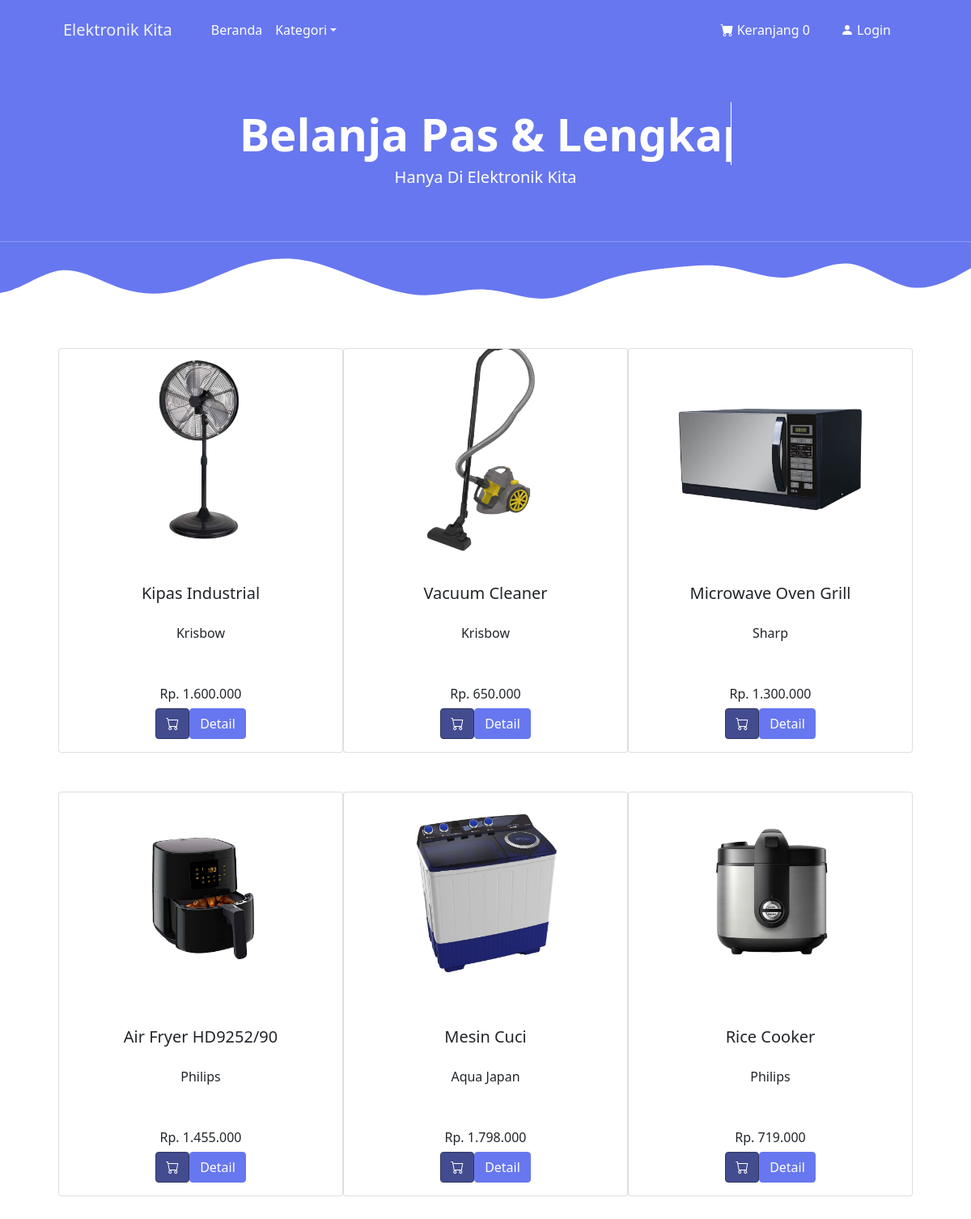
/index.php/pembeli/kategori/peralatan_rumah_tangga, run on the app's committed database.
### tables this page shows
CREATE TABLE `produk` (
  `id_produk` int(11) NOT NULL,
  `kode_kategori` varchar(120) NOT NULL,
  `merk` varchar(120) NOT NULL,
  `nama_produk` varchar(256) NOT NULL,
  `warna` varchar(20) NOT NULL,
  `tahun_terbit` varchar(4) NOT NULL,
  `deskripsi` varchar(256) NOT NULL,
  `harga` int(32) NOT NULL,
  `stok` int(32) NOT NULL,
  `image` varchar(256) DEFAULT 'produk-default-cover.jpg'
);

### application/controllers/pembeli/Kategori.php (called while the page is built, shortened)
<?php
class Kategori extends CI_Controller{
    public function peralatan_rumah_tangga()
    {
        $data['peralatan_rumah_tangga'] = $this->ModelKategori->data_peralatan_rumah_tangga()->result();
        $this->load->view('templates_pembeli/header');
        $this->load->view('templates_pembeli/topbar');
        $this->load->view('pembeli/kategori/peralatan_rumah_tangga', $data);
        $this->load->view('templates_pembeli/footer');
    }
}
?>

### index.php (called while the page is built, shortened)
<?php
require_once BASEPATH.'core/CodeIgniter.php';

### application/models/ModelKategori.php (called while the page is built, shortened)
<?php
class ModelKategori extends CI_Model {
    public function data_peralatan_rumah_tangga(){
        return $this->db->get_where("produk",array('kode_kategori' => 'prm'));
    }
}

### application/views/pembeli/kategori/peralatan_rumah_tangga.php (the view)
<div class="container fluid">
            <div class="row text-center mt-5 justify-content-center">
                <?php foreach ($peralatan_rumah_tangga as $prm) : ?>
                    <div class="card ml-5 mb-5 mr-2" style="width: 22rem;">
                        <div class="card2">
                            <img class="card-image" src="<?php echo base_url('assets/upload/') . $prm->image ?>" alt="" />
                        </div>
                        <div class="card-body">
                            <br>
                            <h5 class="card-title mb-1"><?php echo $prm->nama_produk ?></h5>
                            <br>
                            <h6><?php echo $prm->merk ?></h6><br>
                            <br>
                            <h6>Rp. <?php echo number_format($prm->harga, 0,',','.') ?></h6>
                            <?php
                                if ($prm->stok == "0") {
                                    echo "<div class='btn btn-danger' disable>Stok Kosong</div>";
                                }else {
                                    echo anchor('pembeli/dashboard/tambah_ke_keranjang/'.$prm->id_produk, '<div class="btn btn-warning2 bi-cart"></div>');
                                    echo anchor('pembeli/dashboard/detail_produk/'. $prm->id_produk,'<div class="btn btn-primary ">Detail</div>');
                                }
                            ?>
                        </div>
                    </div>
                <?php endforeach; ?>
            </div>
        </div>

### application/views/templates_pembeli/header.php (shortened to what this page needs)
<!DOCTYPE html>
<html lang="en">
    <head>
        <link href="https://cdn.jsdelivr.net/npm/bootstrap-icons@1.5.0/font/bootstrap-icons.css" rel="stylesheet" />
        <link href="<?php echo base_url('assets/assets_shop/');?>css/styles.css" rel="stylesheet" />
    </head>

### application/views/templates_pembeli/topbar.php (shortened to what this page needs)
<body>
    <nav class="navbar navbar-expand-lg navbar-light bg-light">
        <div class="container px-4 px-lg-5">
            <a class="navbar-brand" href="<?php echo base_url('welcome') ?>">Elektronik Kita</a>
            <div class="collapse navbar-collapse" id="navbarSupportedContent">
                <ul class="navbar-nav me-auto mb-2 mb-lg-0 ms-lg-4">
                    <li class="nav-item"><a class="nav-link" aria-current="page" href="<?php echo base_url('welcome') ?>">Beranda</a></li>
                    <li class="nav-item dropdown">
                        <a class="nav-link dropdown-toggle" id="navbarDropdown" href="#" role="button" data-bs-toggle="dropdown" aria-expanded="false">Kategori</a>
                    </li>
                </ul>
                <div class="navbar">
                    <form class="d-flex">
                            <a class="nav-link btn btn-outline-dark bi-cart-fill me-1 mr-2"
                                <?php $keranjang = '    Keranjang   '. $this->cart->total_items() ?>
                                <?php echo anchor('pembeli/dashboard/detail_keranjang/',$keranjang) ?>
                    </form>
                </div>
                <form>
                    <li class="nav-item dropdown">
                        <?php  if ($this->session->userdata('nama')) { ?>
                            <a class="nav-link dropdown-toggle bi bi-person-fill" id="navbarDropdown" role="button" data-bs-toggle="dropdown" aria-expanded="false" href="">    Selamat Datang, <b><?php echo $this->session->userdata('nama') ?></b></a>
                            <ul class="dropdown-menu dropdown-menu-right" aria-labelledby="navbarDropdown">
                                <li><a class="dropdown-item bi bi-person" href="<?php echo base_url('pembeli/DetailPembeli/detail_pembeli/'); ?>">    Profil Saya</a></li>
                                <li><a class="dropdown-item bi bi-box-arrow-left text-danger" href="<?php echo base_url('auth/logout/');?>">    Logout</a></li>
                            </ul>
                        <?php }else{ ?>
                            <form class="d-flex">
                                <li><a class="nav-link btn btn-outline-dark bi bi-person-fill me-1" href="<?php echo base_url('auth/login/'); ?>"> Login</a></li>
                            </form>
                        <?php } ?>
                    </li>
                </form>
            </div>
        </div>
    </nav>
    <header class="bg-dark py-5">
        <div class="container px-1 px-lg-1 my-1">
            <div class="text-center text-white">
                <h1 class="display-4 fw-bolder typing-demo">Belanja Pas & Lengkap</h1>
                <p class="lead fw-normal text-white-70">Hanya Di Elektronik Kita</p>
            </div>
        </div>
    </header>
    <div>

### application/views/templates_pembeli/footer.php (shortened to what this page needs)
    </body>
</html>

### data on the page
produk: image (picture), nama_produk "Kipas Industrial", merk "Krisbow", harga "1.600.000", id_produk "Detail"
produk: image (picture), nama_produk "Vacuum Cleaner", merk "Krisbow", harga "650.000", id_produk "Detail"
produk: image (picture), nama_produk "Microwave Oven Grill", merk "Sharp", harga "1.300.000", id_produk "Detail"
produk: image (picture), nama_produk "Air Fryer HD9252/90", merk "Philips", harga "1.455.000", id_produk "Detail"
produk: image (picture), nama_produk "Mesin Cuci", merk "Aqua Japan", harga "1.798.000", id_produk "Detail"
produk: image (picture), nama_produk "Rice Cooker", merk "Philips", harga "719.000", id_produk "Detail"

### other printed values
anchor('pembeli/dashboard/detail_keranjang/',$keranjang) "Keranjang 0"
